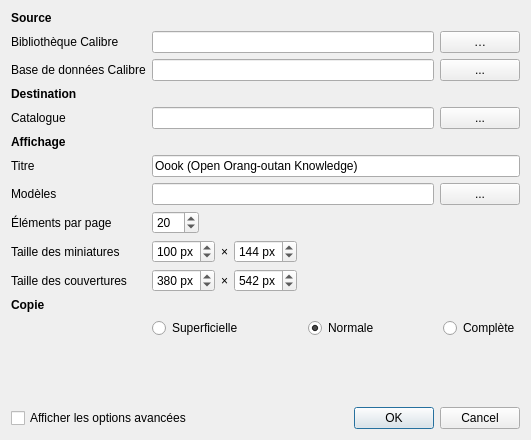
<?xml version="1.0" encoding="UTF-8"?>
<ui version="4.0">
 <class>ConfigDialog</class>
 <widget class="QDialog" name="ConfigDialog">
  <property name="geometry">
   <rect>
    <x>0</x>
    <y>0</y>
    <width>531</width>
    <height>440</height>
   </rect>
  </property>
  <property name="sizePolicy">
   <sizepolicy hsizetype="Fixed" vsizetype="Expanding">
    <horstretch>0</horstretch>
    <verstretch>0</verstretch>
   </sizepolicy>
  </property>
  <property name="minimumSize">
   <size>
    <width>531</width>
    <height>0</height>
   </size>
  </property>
  <property name="windowTitle">
   <string>Configuration de Oook (Open Orang-outan Knowledge)</string>
  </property>
  <layout class="QVBoxLayout" name="verticalLayout">
   <item>
    <layout class="QFormLayout" name="formLayout">
     <property name="fieldGrowthPolicy">
      <enum>QFormLayout::ExpandingFieldsGrow</enum>
     </property>
     <item row="0" column="0">
      <widget class="QLabel" name="sourceTitle">
       <property name="font">
        <font>
         <weight>75</weight>
         <bold>true</bold>
        </font>
       </property>
       <property name="text">
        <string>Source</string>
       </property>
       <property name="wordWrap">
        <bool>false</bool>
       </property>
       <property name="margin">
        <number>10</number>
       </property>
      </widget>
     </item>
     <item row="1" column="0">
      <widget class="QLabel" name="calibreLabel">
       <property name="text">
        <string>Bibliothèque Calibre</string>
       </property>
      </widget>
     </item>
     <item row="1" column="1">
      <layout class="QHBoxLayout" name="calibreLayout">
       <item>
        <widget class="QLineEdit" name="calibre"/>
       </item>
       <item>
        <widget class="QPushButton" name="calibreButton">
         <property name="text">
          <string>…</string>
         </property>
         <property name="autoRepeat">
          <bool>false</bool>
         </property>
         <property name="autoDefault">
          <bool>true</bool>
         </property>
         <property name="default">
          <bool>false</bool>
         </property>
         <property name="flat">
          <bool>false</bool>
         </property>
        </widget>
       </item>
      </layout>
     </item>
     <item row="2" column="0">
      <widget class="QLabel" name="databaseLabel">
       <property name="text">
        <string>Base de données Calibre</string>
       </property>
      </widget>
     </item>
     <item row="2" column="1">
      <layout class="QHBoxLayout" name="databaseLayout">
       <item>
        <widget class="QLineEdit" name="database"/>
       </item>
       <item>
        <widget class="QPushButton" name="databaseButton">
         <property name="text">
          <string>...</string>
         </property>
        </widget>
       </item>
      </layout>
     </item>
     <item row="3" column="0">
      <widget class="QLabel" name="destinationTitle">
       <property name="font">
        <font>
         <weight>75</weight>
         <bold>true</bold>
        </font>
       </property>
       <property name="text">
        <string>Destination</string>
       </property>
       <property name="margin">
        <number>10</number>
       </property>
      </widget>
     </item>
     <item row="4" column="0">
      <widget class="QLabel" name="catalogLabel">
       <property name="text">
        <string>Catalogue</string>
       </property>
      </widget>
     </item>
     <item row="4" column="1">
      <layout class="QHBoxLayout" name="catalogLayout">
       <item>
        <widget class="QLineEdit" name="catalog"/>
       </item>
       <item>
        <widget class="QPushButton" name="catalogButton">
         <property name="text">
          <string>...</string>
         </property>
        </widget>
       </item>
      </layout>
     </item>
     <item row="5" column="0">
      <widget class="QLabel" name="templatesTitle">
       <property name="font">
        <font>
         <weight>75</weight>
         <bold>true</bold>
        </font>
       </property>
       <property name="text">
        <string>Affichage</string>
       </property>
       <property name="margin">
        <number>10</number>
       </property>
      </widget>
     </item>
     <item row="6" column="1">
      <widget class="QLineEdit" name="title">
       <property name="text">
        <string>Oook (Open Orang-outan Knowledge)</string>
       </property>
      </widget>
     </item>
     <item row="12" column="1">
      <layout class="QHBoxLayout" name="copyLayout" stretch="0,0,0,0,0">
       <item>
        <widget class="QRadioButton" name="copyTrivial">
         <property name="text">
          <string>Superficielle</string>
         </property>
        </widget>
       </item>
       <item>
        <spacer name="copySeparatorLeft">
         <property name="orientation">
          <enum>Qt::Horizontal</enum>
         </property>
         <property name="sizeHint" stdset="0">
          <size>
           <width>40</width>
           <height>20</height>
          </size>
         </property>
        </spacer>
       </item>
       <item>
        <widget class="QRadioButton" name="copyNormal">
         <property name="text">
          <string>Normale</string>
         </property>
         <property name="checked">
          <bool>true</bool>
         </property>
         <property name="autoExclusive">
          <bool>true</bool>
         </property>
        </widget>
       </item>
       <item>
        <spacer name="copySeparatorRight">
         <property name="orientation">
          <enum>Qt::Horizontal</enum>
         </property>
         <property name="sizeHint" stdset="0">
          <size>
           <width>40</width>
           <height>20</height>
          </size>
         </property>
        </spacer>
       </item>
       <item>
        <widget class="QRadioButton" name="copyFull">
         <property name="sizePolicy">
          <sizepolicy hsizetype="Minimum" vsizetype="Fixed">
           <horstretch>0</horstretch>
           <verstretch>0</verstretch>
          </sizepolicy>
         </property>
         <property name="text">
          <string>Complète</string>
         </property>
         <property name="checked">
          <bool>false</bool>
         </property>
        </widget>
       </item>
      </layout>
     </item>
     <item row="11" column="0">
      <widget class="QLabel" name="copyTitle">
       <property name="font">
        <font>
         <weight>75</weight>
         <bold>true</bold>
        </font>
       </property>
       <property name="text">
        <string>Copie</string>
       </property>
       <property name="margin">
        <number>10</number>
       </property>
      </widget>
     </item>
     <item row="10" column="1">
      <layout class="QHBoxLayout" name="coverLayout">
       <property name="spacing">
        <number>-1</number>
       </property>
       <item>
        <widget class="QSpinBox" name="coverL">
         <property name="suffix">
          <string> px</string>
         </property>
         <property name="maximum">
          <number>999</number>
         </property>
         <property name="value">
          <number>380</number>
         </property>
        </widget>
       </item>
       <item>
        <widget class="QLabel" name="coverSeparator">
         <property name="text">
          <string>×</string>
         </property>
        </widget>
       </item>
       <item>
        <widget class="QSpinBox" name="coverH">
         <property name="suffix">
          <string> px</string>
         </property>
         <property name="maximum">
          <number>999</number>
         </property>
         <property name="value">
          <number>542</number>
         </property>
        </widget>
       </item>
      </layout>
     </item>
     <item row="10" column="0">
      <widget class="QLabel" name="coverLabel">
       <property name="text">
        <string>Taille des couvertures</string>
       </property>
      </widget>
     </item>
     <item row="9" column="1">
      <layout class="QHBoxLayout" name="thumbnailLayout">
       <property name="spacing">
        <number>-1</number>
       </property>
       <item>
        <widget class="QSpinBox" name="thumbnailL">
         <property name="suffix">
          <string> px</string>
         </property>
         <property name="maximum">
          <number>999</number>
         </property>
         <property name="value">
          <number>100</number>
         </property>
        </widget>
       </item>
       <item>
        <widget class="QLabel" name="thumbnailSeparator">
         <property name="text">
          <string>×</string>
         </property>
        </widget>
       </item>
       <item>
        <widget class="QSpinBox" name="thumbnailH">
         <property name="suffix">
          <string> px</string>
         </property>
         <property name="maximum">
          <number>999</number>
         </property>
         <property name="value">
          <number>144</number>
         </property>
        </widget>
       </item>
      </layout>
     </item>
     <item row="9" column="0">
      <widget class="QLabel" name="thumbnailLabel">
       <property name="text">
        <string>Taille des miniatures</string>
       </property>
      </widget>
     </item>
     <item row="8" column="1">
      <widget class="QSpinBox" name="itemsPerPage">
       <property name="sizePolicy">
        <sizepolicy hsizetype="Minimum" vsizetype="Fixed">
         <horstretch>0</horstretch>
         <verstretch>0</verstretch>
        </sizepolicy>
       </property>
       <property name="specialValueText">
        <string/>
       </property>
       <property name="suffix">
        <string/>
       </property>
       <property name="minimum">
        <number>1</number>
       </property>
       <property name="maximum">
        <number>999</number>
       </property>
       <property name="value">
        <number>20</number>
       </property>
      </widget>
     </item>
     <item row="8" column="0">
      <widget class="QLabel" name="itemsPerPageLabel">
       <property name="text">
        <string>Éléments par page</string>
       </property>
      </widget>
     </item>
     <item row="7" column="1">
      <layout class="QHBoxLayout" name="templatesLayout">
       <item>
        <widget class="QLineEdit" name="templates"/>
       </item>
       <item>
        <widget class="QPushButton" name="templatesButton">
         <property name="text">
          <string>...</string>
         </property>
        </widget>
       </item>
      </layout>
     </item>
     <item row="7" column="0">
      <widget class="QLabel" name="templatesLabel">
       <property name="text">
        <string>Modèles</string>
       </property>
      </widget>
     </item>
     <item row="6" column="0">
      <widget class="QLabel" name="titleLabel">
       <property name="text">
        <string>Titre</string>
       </property>
      </widget>
     </item>
    </layout>
   </item>
   <item>
    <layout class="QHBoxLayout" name="buttonLayout">
     <item>
      <widget class="QCheckBox" name="advanced">
       <property name="text">
        <string>Afficher les options avancées</string>
       </property>
      </widget>
     </item>
     <item>
      <widget class="QDialogButtonBox" name="buttonBox">
       <property name="orientation">
        <enum>Qt::Horizontal</enum>
       </property>
       <property name="standardButtons">
        <set>QDialogButtonBox::Cancel|QDialogButtonBox::Ok</set>
       </property>
       <property name="centerButtons">
        <bool>false</bool>
       </property>
      </widget>
     </item>
    </layout>
   </item>
  </layout>
 </widget>
 <tabstops>
  <tabstop>calibre</tabstop>
  <tabstop>calibreButton</tabstop>
  <tabstop>database</tabstop>
  <tabstop>databaseButton</tabstop>
  <tabstop>catalog</tabstop>
  <tabstop>catalogButton</tabstop>
  <tabstop>itemsPerPage</tabstop>
  <tabstop>thumbnailL</tabstop>
  <tabstop>thumbnailH</tabstop>
  <tabstop>coverL</tabstop>
  <tabstop>coverH</tabstop>
  <tabstop>copyTrivial</tabstop>
  <tabstop>copyNormal</tabstop>
  <tabstop>copyFull</tabstop>
 </tabstops>
 <resources/>
 <connections>
  <connection>
   <sender>buttonBox</sender>
   <signal>accepted()</signal>
   <receiver>ConfigDialog</receiver>
   <slot>accept()</slot>
   <hints>
    <hint type="sourcelabel">
     <x>256</x>
     <y>432</y>
    </hint>
    <hint type="destinationlabel">
     <x>157</x>
     <y>274</y>
    </hint>
   </hints>
  </connection>
  <connection>
   <sender>buttonBox</sender>
   <signal>rejected()</signal>
   <receiver>ConfigDialog</receiver>
   <slot>reject()</slot>
   <hints>
    <hint type="sourcelabel">
     <x>324</x>
     <y>432</y>
    </hint>
    <hint type="destinationlabel">
     <x>286</x>
     <y>274</y>
    </hint>
   </hints>
  </connection>
  <connection>
   <sender>calibreButton</sender>
   <signal>clicked()</signal>
   <receiver>ConfigDialog</receiver>
   <slot>selectCalibre()</slot>
   <hints>
    <hint type="sourcelabel">
     <x>524</x>
     <y>65</y>
    </hint>
    <hint type="destinationlabel">
     <x>444</x>
     <y>8</y>
    </hint>
   </hints>
  </connection>
  <connection>
   <sender>databaseButton</sender>
   <signal>clicked()</signal>
   <receiver>ConfigDialog</receiver>
   <slot>selectDatabase()</slot>
   <hints>
    <hint type="sourcelabel">
     <x>524</x>
     <y>94</y>
    </hint>
    <hint type="destinationlabel">
     <x>512</x>
     <y>7</y>
    </hint>
   </hints>
  </connection>
  <connection>
   <sender>catalogButton</sender>
   <signal>clicked()</signal>
   <receiver>ConfigDialog</receiver>
   <slot>selectCatalog()</slot>
   <hints>
    <hint type="sourcelabel">
     <x>524</x>
     <y>161</y>
    </hint>
    <hint type="destinationlabel">
     <x>417</x>
     <y>16</y>
    </hint>
   </hints>
  </connection>
  <connection>
   <sender>templatesButton</sender>
   <signal>clicked()</signal>
   <receiver>ConfigDialog</receiver>
   <slot>selectTemplate()</slot>
   <hints>
    <hint type="sourcelabel">
     <x>524</x>
     <y>254</y>
    </hint>
    <hint type="destinationlabel">
     <x>457</x>
     <y>171</y>
    </hint>
   </hints>
  </connection>
  <connection>
   <sender>advanced</sender>
   <signal>toggled(bool)</signal>
   <receiver>ConfigDialog</receiver>
   <slot>toggleAdvanced()</slot>
   <hints>
    <hint type="sourcelabel">
     <x>68</x>
     <y>417</y>
    </hint>
    <hint type="destinationlabel">
     <x>59</x>
     <y>215</y>
    </hint>
   </hints>
  </connection>
 </connections>
 <slots>
  <slot>selectCalibre()</slot>
  <slot>selectDatabase()</slot>
  <slot>selectCatalog()</slot>
  <slot>selectTemplate()</slot>
  <slot>toggleAdvanced()</slot>
 </slots>
</ui>
